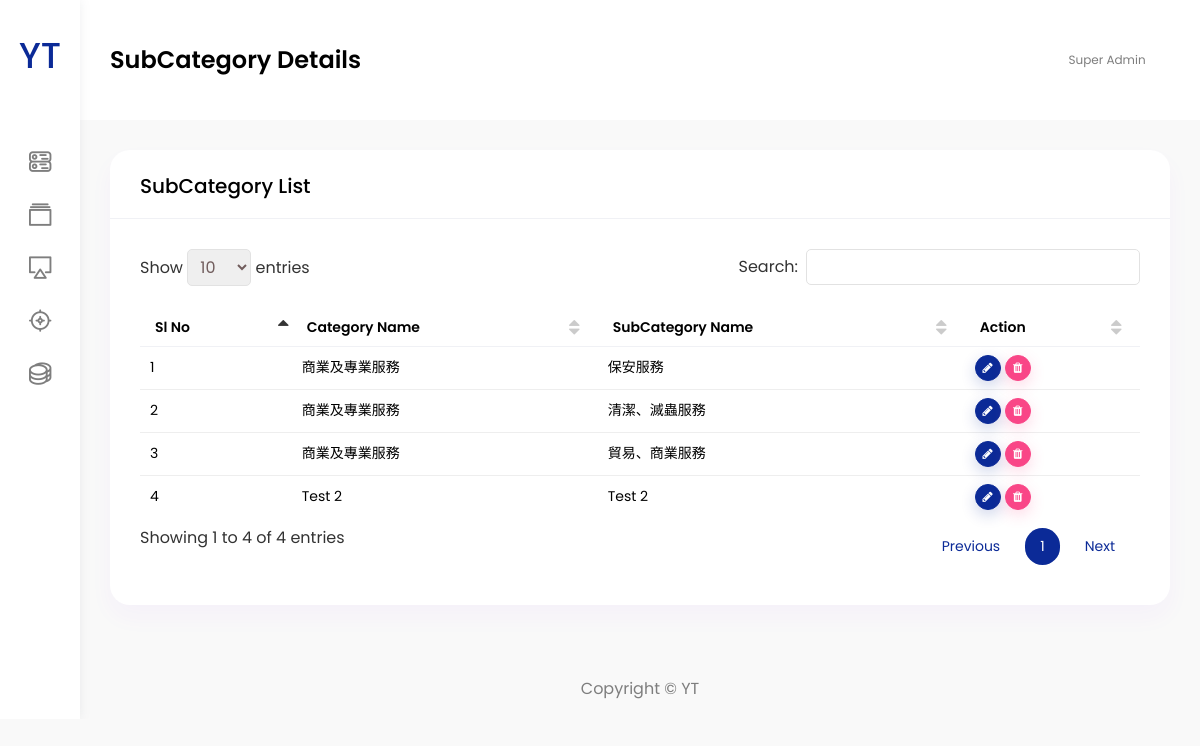
Page /admin/view_sub_cat.php (signed in) on the committed database.
### tables this page shows
CREATE TABLE `category` (
  `category_id` int(11) NOT NULL,
  `category_name` varchar(255) NOT NULL,
  `created_at` datetime NOT NULL,
  `updated_at` datetime NOT NULL
);

CREATE TABLE `sub_category` (
  `sub_cat_id` int(11) NOT NULL,
  `cat_id` int(11) NOT NULL,
  `sub_cat_name` varchar(255) NOT NULL,
  `created_at` datetime NOT NULL,
  `updated_at` datetime NOT NULL
);

### admin/include/DBController.php (called while the page is built, shortened)
<?php
class DBController {
    private $host = "localhost";
    private $user = "root";
    private $password = "";
    private $database = "yt";
    private $conn;
    function __construct() {
        $this->conn = $this->connectDB();
    }
    function connectDB() {
        $conn = mysqli_connect($this->host,$this->user,$this->password,$this->database);
        return $conn;
    }
    function runQuery($query) {
        $result = mysqli_query($this->conn,$query);
        while($row=mysqli_fetch_assoc($result)) {
            $resultset[] = $row;
        }
        if(!empty($resultset))
            return $resultset;
    }
    function numRows($query) {
        $result  = mysqli_query($this->conn,$query);
        $rowcount = mysqli_num_rows($result);
        return $rowcount;
    }
}

### admin/view_sub_cat.php (the view, shortened to what this page needs)
<?php
include('include/DBController.php');
$db = new DBController();
?>
<!DOCTYPE html>
<html lang="en">
<head>
    <?php include('include/css.php'); ?>
</head>
<body>
<div id="main-wrapper">
    <?php include('include/navbar_header.php'); ?>
    <div class="header">
        <div class="header-content">
            <nav class="navbar navbar-expand">
                <div class="collapse navbar-collapse justify-content-between">
                    <div class="header-left">
                        <div class="dashboard_bar">
                            SubCategory Details
                        </div>
                    </div>
                    <?php include('include/header.php'); ?>
                </div>
            </nav>
        </div>
    </div>
    <?php include('include/sidebar.php'); ?>
    <div class="content-body">
        <div class="container-fluid">
            <div class="row">
                <div class="col-xl-12 col-xxl-12">
                    <?php
                    if (isset($_GET['edit'])) {
                        $id = $_GET['edit'];
                        $fetch_cat_id = $db->runQuery("select * from sub_category where sub_cat_id = '$id'");
                        $cat_id = $fetch_cat_id[0]['cat_id'];
                        $fetch_cat_name = $db->runQuery("select * from category where category_id = '$cat_id'");
                        ?>
                        <div class="card">
                            <div class="card-header">
                                <h4 class="card-title">Edit SubCategory</h4>
                            </div>
                            <div class="card-body">
                                <div class="basic-form">
                                    <form action="Update" method="POST">
                                        <input type="hidden" name="id" value="<?php echo $id; ?>">
                                        <div class="form-group row">
                                            <label class="col-sm-3 col-form-label">Select Category Name</label>
                                            <div class="col-sm-9">
                                                <select class="form-control default-select" id="sel1" required name="cat_id">
                                                    <option value="<?php echo $cat_id;?>"><?php echo $fetch_cat_name[0]['category_name'];?></option>
                                                    <?php
                                                    $fetch_cat = $db->runQuery("select * from category order by category_id desc");
                                                    $no_fetch_cat = $db->numRows("select * from category order by category_id desc");
                                                    for ($i=0; $i<$no_fetch_cat; $i++){
                                                        ?>
                                                        <option value="<?php echo $fetch_cat[$i]['category_id'];?>"><?php echo $fetch_cat[$i]['category_name'];?></option>
                                                        <?php
                                                    }
                                                    ?>
                                                </select>
                                            </div>
                                        </div>
                                        <div class="form-group row">
                                            <label class="col-sm-3 col-form-label">SubCategory Name</label>
                                            <div class="col-sm-9">
                                                <input type="text" name="sub_cat_name" class="form-control"
                                                       value="<?php echo $fetch_cat_id[0]['sub_cat_name']; ?>">
                                            </div>
                                        </div>
                                        <div class="form-group row">
                                            <div class="col-sm-10">
                                                <button type="submit" name="update_sub_cat" class="btn btn-primary">Update
                                                </button>
                                            </div>
                                        </div>
                                    </form>
                                </div>
                            </div>
                        </div>
                        <?php
                    } else {
                        ?>
                        <div class="card">
                            <div class="card-header">
                                <h4 class="card-title">SubCategory List</h4>
                            </div>
                            <div class="card-body">
                                <div class="table-responsive">
                                    <table id="example3" class="display min-w850">
                                        <thead>
                                        <tr>
                                            <th>Sl No</th>
                                            <th>Category Name</th>
                                            <th>SubCategory Name</th>
                                            <th>Action</th>
                                        </tr>
                                        </thead>
                                        <tbody>
                                        <?php
                                        $fetch_cat = $db->runQuery("select * from category,sub_category where category.category_id = sub_category.cat_id order by category_id desc");
                                        $no_fetch_cat = $db->numRows("select * from category,sub_category where category.category_id = sub_category.cat_id order by category_id desc");
                                        for ($i = 0; $i < $no_fetch_cat; $i++) {
                                            ?>
                                            <tr>
                                                <td><?php echo $i + 1; ?></td>
                                                <td><?php echo $fetch_cat[$i]['category_name']; ?></td>
                                                <td><?php echo $fetch_cat[$i]['sub_cat_name']; ?></td>
                                                <td>
                                                    <div class="d-flex">
                                                        <a href="View_SubCategory?edit=<?php echo $fetch_cat[$i]['sub_cat_id']; ?>"
                                                           class="btn btn-primary shadow btn-xs sharp mr-1"><i
                                                                class="fa fa-pencil"></i></a>
                                                        <a href="Delete?sub_category_id=<?php echo $fetch_cat[$i]['sub_cat_id'];?>"
                                                           class="btn btn-danger shadow btn-xs sharp"><i
                                                                class="fa fa-trash"></i></a>
                                                    </div>
                                                </td>
                                            </tr>
                                            <?php
                                        }
                                        ?>
                                        </tbody>
                                    </table>
                                </div>
                            </div>
                        </div>
                        <?php
                    }
                    ?>
                </div>
            </div>
        </div>
    </div>
    <?php include('include/footer.php'); ?>
</div>
</body>
</html>

### rows in the picture
category: category_name "商業及專業服務", sub_category.sub_cat_name "保安服務", sub_category.sub_cat_name "清潔、滅蟲服務", sub_category.sub_cat_name "貿易、商業服務"
category: category_name "Test 2", sub_category.sub_cat_name "Test 2"
